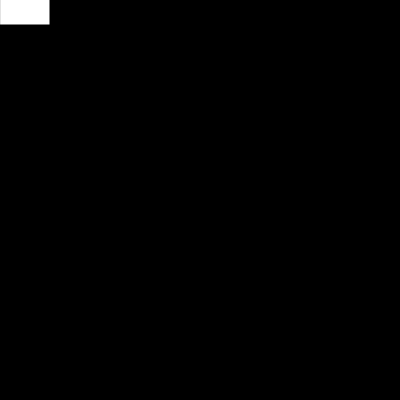
Frame 1 (no input)
Frame 60 (no input): identical to frame 1, image omitted
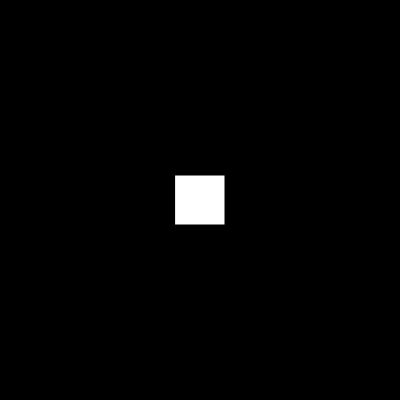
Frame 120 (the mouse pressed at the canvas centre since frame 60)

The p5.js sketch that drew these frames (run headless with seeded random() and noise() and a simulated clock; from frame 60 on, the mouse is pressed at the canvas centre):

// p5.js sketch
// ── sketch.js
let half=25
let x=0
let y=0


function setup() {
createCanvas(400,400);

}

function draw() {
 background(0);   
fill(255);
x=mouseX
y=mouseY
rectMode(CENTER);

if(x<25){
    x=25

} else if(x>375){
    x=375
} else if(y<25){
    y=25
} else if(y>375){
    y=375
}
square(x,y,50);






}
